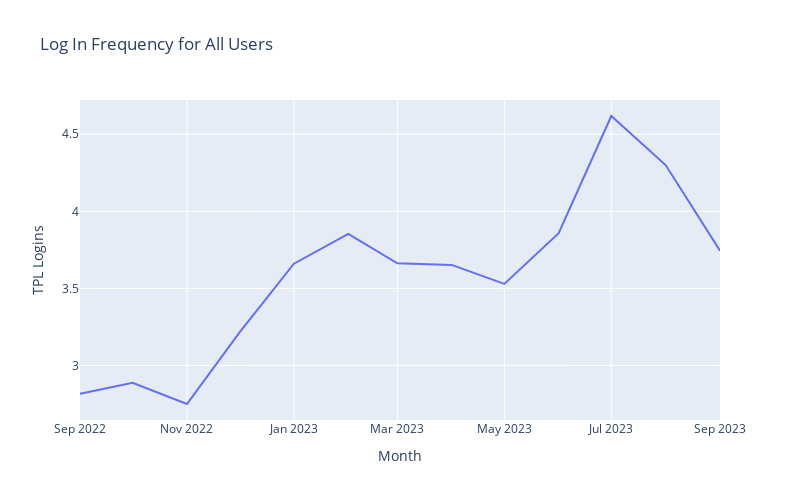

Notebook cell for this chart:
### Code cell
fig = px.line(average_monthly_login_all, 
              x='Month', 
              y='TPL Logins', 
              labels={'Month': 'Month', 'TPL Logins': 'TPL Logins'},
              title='Log In Frequency for All Users')
fig.update_layout(width = 800, height = 500)

fig.show()

### Figure 1 — Plotly figure (JSON) as saved in the notebook; plotly's stock layout.template omitted (floating-point values rounded to 4 significant figures)
{"data": [{"hovertemplate": "Month=%{x}<br>TPL Logins=%{y}<extra></extra>", "legendgroup": "", "line": {"color": "#636efa", "dash": "solid"}, "marker": {"symbol": "circle"}, "mode": "lines", "name": "", "orientation": "v", "showlegend": false, "type": "scatter", "x": ["2022-09-01T00:00:00", "2022-10-01T00:00:00", "2022-11-01T00:00:00", "2022-12-01T00:00:00", "2023-01-01T00:00:00", "2023-02-01T00:00:00", "2023-03-01T00:00:00", "2023-04-01T00:00:00", "2023-05-01T00:00:00", "2023-06-01T00:00:00", "2023-07-01T00:00:00", "2023-08-01T00:00:00", "2023-09-01T00:00:00"], "xaxis": "x", "y": [2.816, 2.888, 2.75, 3.215, 3.66, 3.854, 3.662, 3.652, 3.529, 3.858, 4.618, 4.3, 3.744], "yaxis": "y"}], "layout": {"height": 500, "legend": {"tracegroupgap": 0}, "title": {"text": "Log In Frequency for All Users"}, "width": 800, "xaxis": {"anchor": "y", "domain": [0, 1], "title": {"text": "Month"}}, "yaxis": {"anchor": "x", "domain": [0, 1], "title": {"text": "TPL Logins"}}}}
